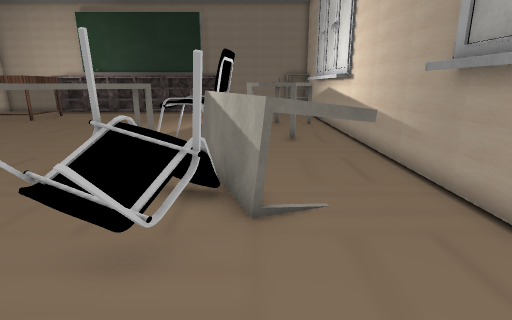
View 1 (above)

24 first-person views from a walk through a Unity game level. The camera is 1.4 m above the floor, tilts 14° down and sees 80° across. The floor is counted in squares, 0.56 m on a side. Each view is taken from the middle of a square. On the plan, view 1 faces up. The plan holds only what a view shows up to about 19 squares ahead; the rest is blank. The player is left out. Some surface patterns are stand-ins.

View 2
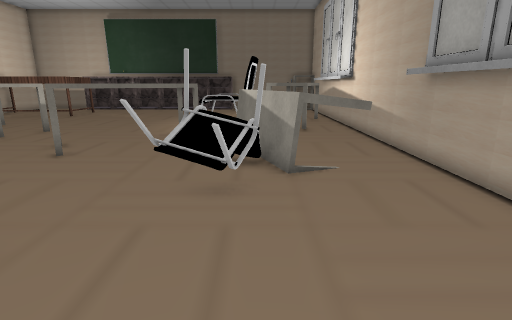

View 3
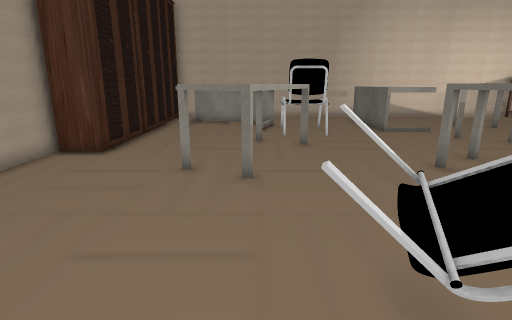

View 4
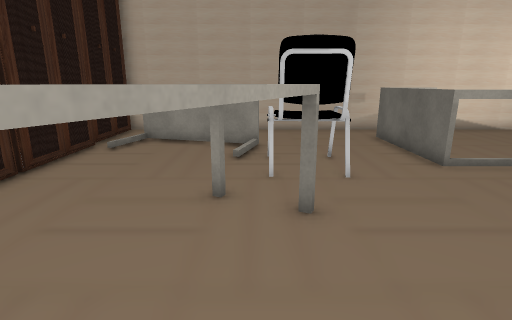

View 5
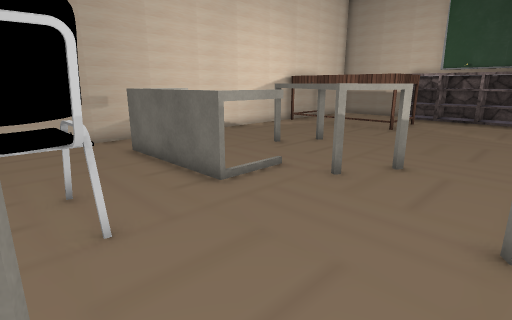

View 6
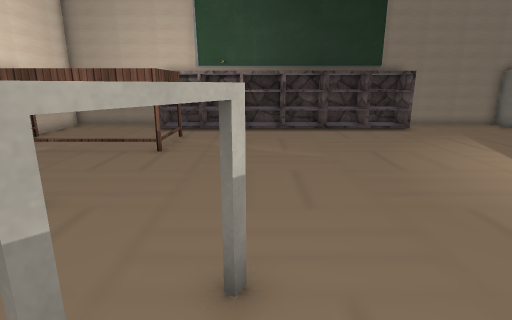

View 7
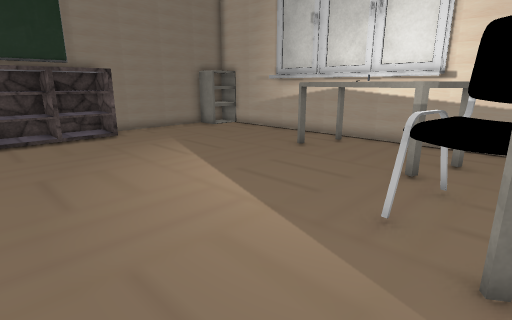

View 8
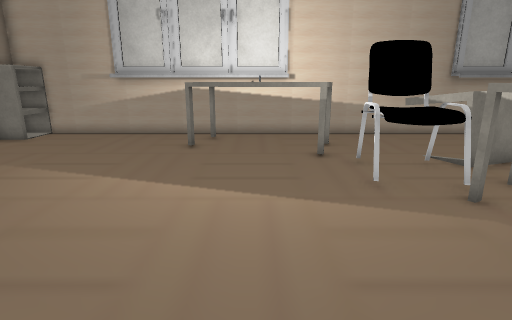

View 9
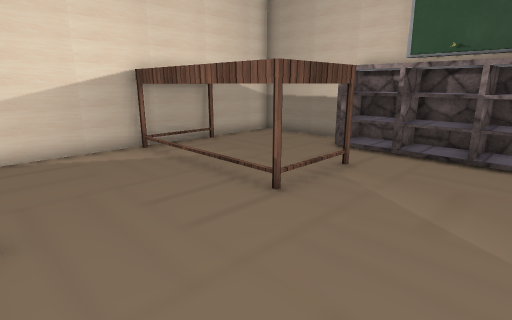

View 10
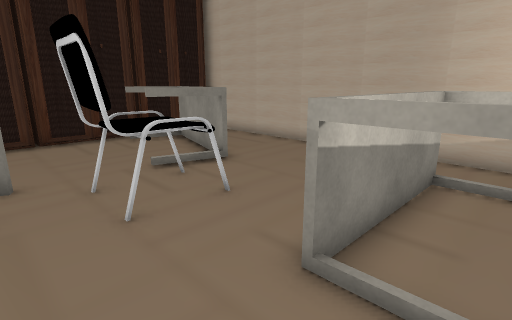

View 11
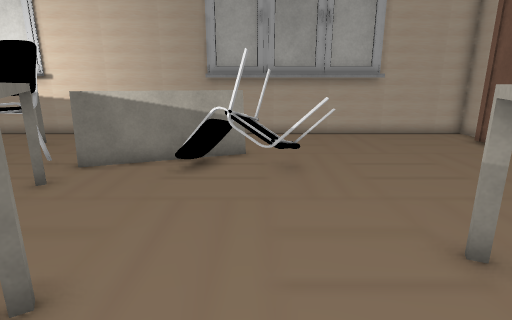

View 12
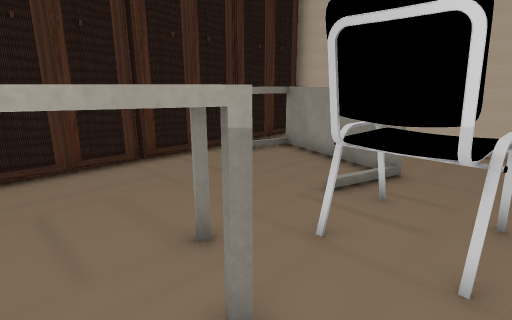

View 13
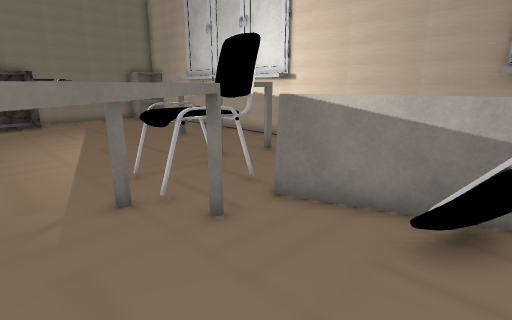

View 14
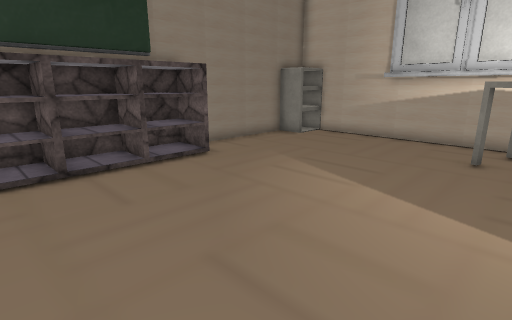

View 15
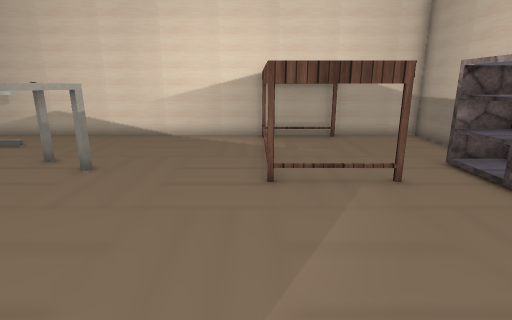

View 16
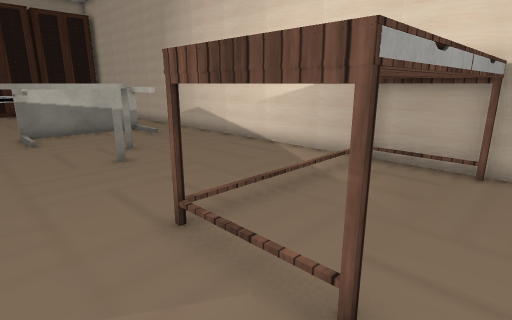

View 17
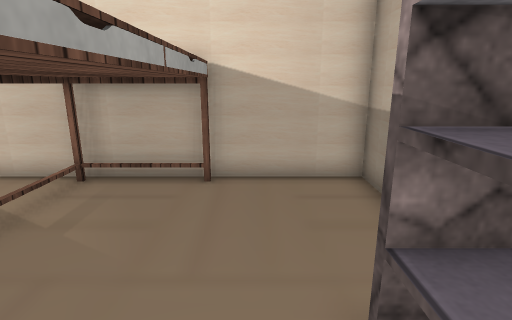

View 18
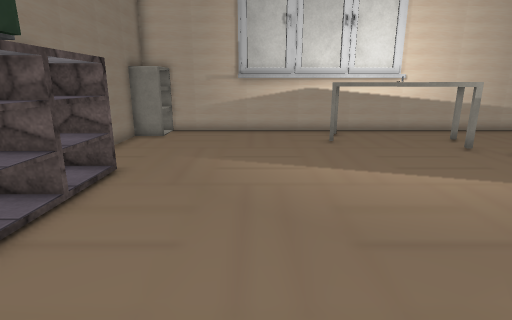

View 19
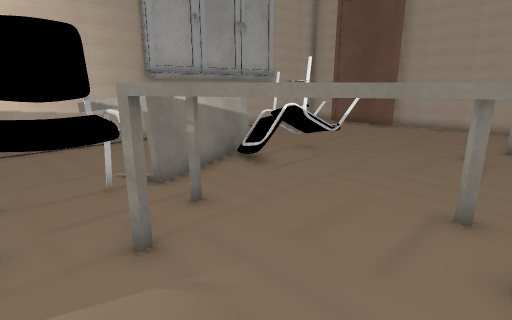

View 20
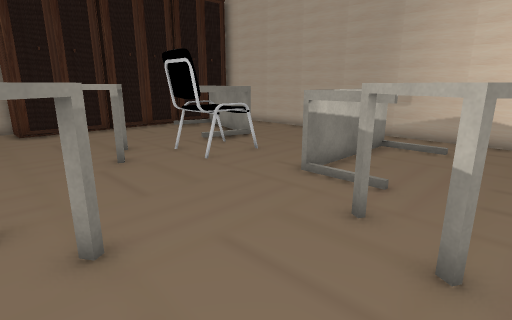

View 21
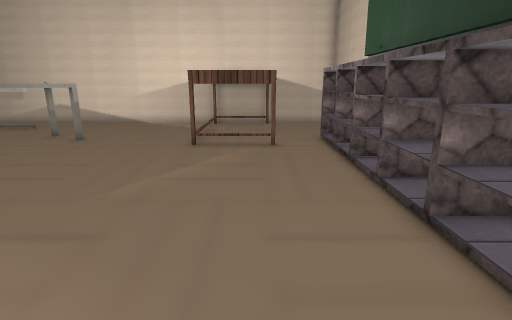

View 22
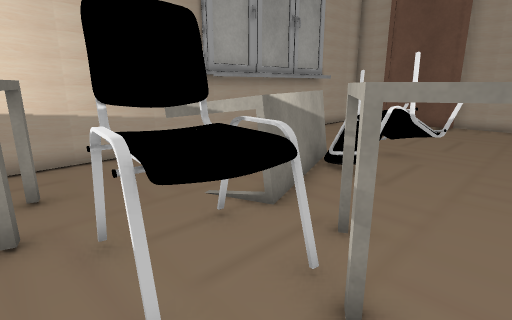

View 23
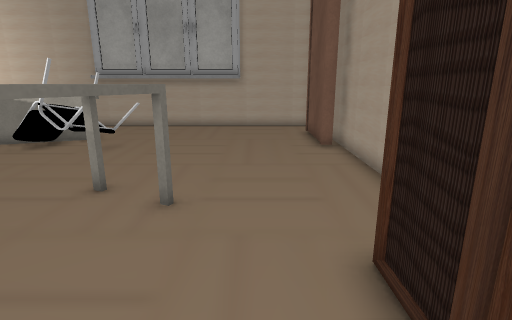

View 24
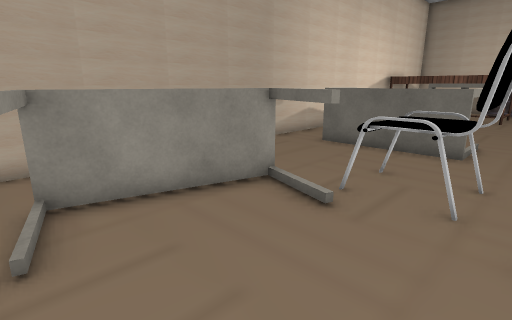

### Floor plan
Key: @ floor where view 1 was taken; # wall or solid block; x gap in a wall; . floor; = window, fence, low wall or low ledge; ^ raised ledge; T thing the floor can be seen under or through; O other object.
Columns run from 23 left of view 1 to 5 right of it. Each row starts with its distance up from view 1.
 29 ######              #######
 28 #.... #            ##.....##
 27 #.....###############...... #
 26 #...........................#
 25 #OOOOOOO....................#
 24 #OOOOOOO...................##
 23 #OOOOO O...................##
 22 #OOO   O...................#
 21 #OOOOOOO...................#
 20 #.......................##.#
 19 #.......................^ ^#
 18 #.......................^ ^#
 17 #......................^O ^#
 16 #.....^^...............^ ^.#
 15 #....  ^^..............^ ^.#
 14 #....#^  ^^#........OO #^#.#
 13 #......^^ ^#.......O OO....#
 12 #........^^.......^OOOO ...#
 11 #. #..... ......^^ ^TTTT...#
 10 #.##....T.....^^^O^^TTT ...#
  9 #.#=====......^ ^^....= ...#
  8 #............. ^^.....=T...#
  7 #...................OO#T...#
  6 #......OO...........OOOTTTx#
  5 #......OOO.........OOOOT...#
  4 #......OOO.^^......OOO.....#
  3 #...TTTOO. ^^^^....O.O.....#
  2 #...=.TT..#^^^ ^^..........#
  1 #...=.......^^^^^..........#
  0 #..#=.........^^.......@...##
 -1 #..=#......................##
 -2 #..###......................#
 -3 #...##......................#
 -4 ##############..............#
 -5          #   #.......#####..#

Where each view was taken, in squares from view 1:
view 1: 0 up, 0 right, facing up
view 2: 3 down, 1 left, facing up
view 3: 2 up, 1 right, facing left
view 4: 3 up, 6 left, facing left
view 5: 4 up, 9 left, facing up-left
view 6: 10 up, 12 left, facing up
view 7: 12 up, 9 left, facing up-right
view 8: 17 up, 11 left, facing right
view 9: 16 up, 11 left, facing up-left
view 10: 11 up, 12 left, facing down-left
view 11: 5 up, 11 left, facing right
view 12: 6 up, 10 left, facing down-left
view 13: 6 up, 7 left, facing up-right
view 14: 18 up, 10 left, facing up-right
view 15: 21 up, 8 left, facing left
view 16: 26 up, 13 left, facing down-left
view 17: 26 up, 15 left, facing left
view 18: 23 up, 12 left, facing right
view 19: 14 up, 9 left, facing down-right
view 20: 14 up, 8 left, facing down-left
view 21: 24 up, 3 left, facing left
view 22: 15 up, 6 left, facing down-right
view 23: 2 down, 14 left, facing right
view 24: 3 down, 13 left, facing up-left
